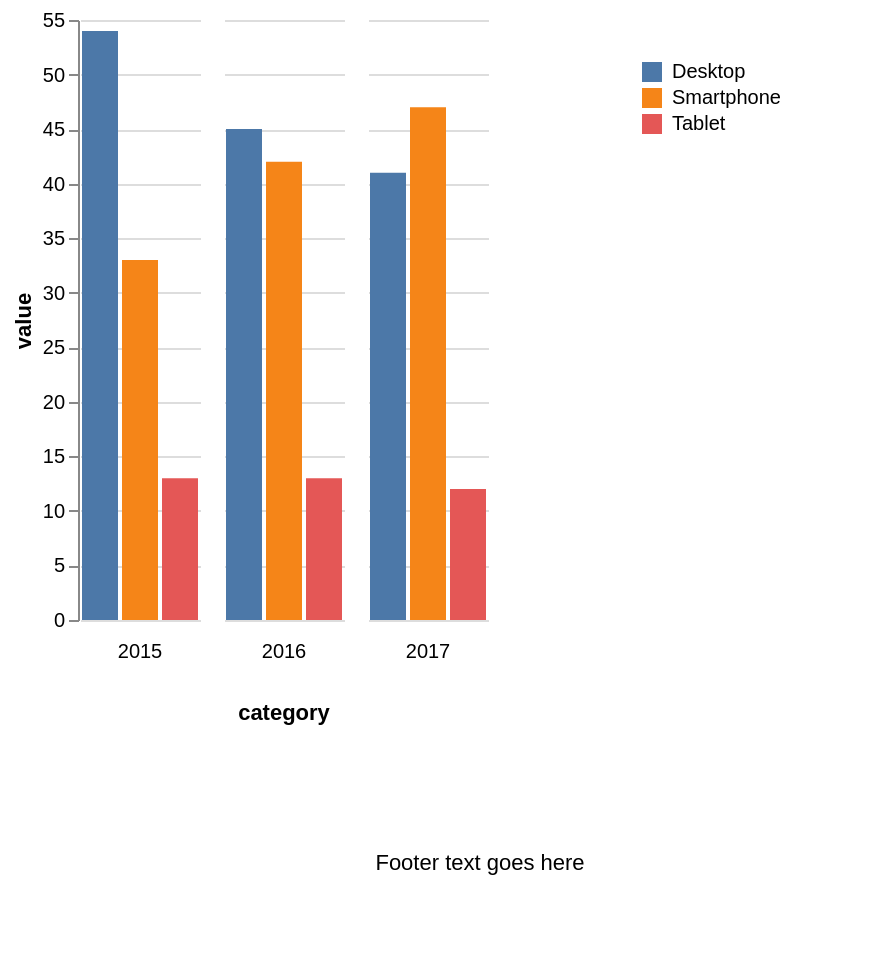

Specify this chart in Vega-Lite:
### Vega-Lite specification from a JSON file in a GitHub repository (floating-point values rounded to 4 significant figures)
{"$schema": "https://vega.github.io/schema/vega-lite/v5.json", "config": {"view": {"stroke": "transparent", "continuousWidth": 400}, "facet": {"spacing": 10}}, "vconcat": [{"data": {"values": [{"category": "2015", "group": "Smartphone", "value": 33}, {"category": "2016", "group": "Smartphone", "value": 42}, {"category": "2017", "group": "Smartphone", "value": 47}, {"category": "2015", "group": "Desktop", "value": 54}, {"category": "2016", "group": "Desktop", "value": 45}, {"category": "2017", "group": "Desktop", "value": 41}, {"category": "2015", "group": "Tablet", "value": 13}, {"category": "2016", "group": "Tablet", "value": 13}, {"category": "2017", "group": "Tablet", "value": 12}]}, "mark": {"type": "bar"}, "encoding": {"column": {"field": "category", "header": {"orient": "bottom"}}, "y": {"field": "value", "type": "quantitative"}, "x": {"field": "group", "axis": null}, "color": {"field": "group", "legend": {"legendX": 280, "legendY": 20, "orient": "none"}, "title": ""}}, "spec": {"mark": "bar", "encoding": {"y": {"field": "value", "type": "quantitative", "axis": {"title": "Index score (1 = full unequality, 100 = full equality)"}}, "x": {"field": "Entity", "type": "ordinal"}, "color": {"field": "Entity", "type": "nominal", "legend": null, "scale": {"scheme": "category10"}}}}}, {"width": 400, "height": 100, "data": {"values": [{"text": "Footer text goes here"}]}, "mark": {"type": "text", "align": "center", "baseline": "middle", "opacity": 1}, "encoding": {"text": {"field": "text", "type": "nominal"}}}]}
